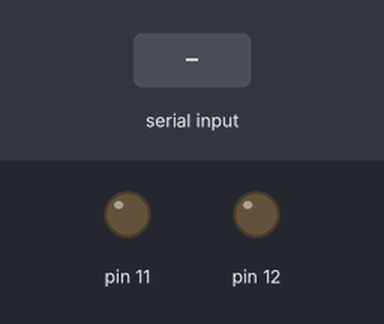
A sketch run on a simulated Arduino Uno, built with avr-gcc and run on an emulated ATmega328P. Shown: output pins drawn as LEDs (lit = HIGH). The inputs (shaded band) are chosen by the test bench.

Above: at 1.2 s.
1.3 s: "a" received over Serial
At 2.2 s:
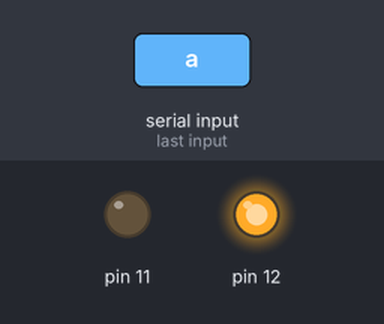
2.8 s: "b" received over Serial
At 3.3 s:
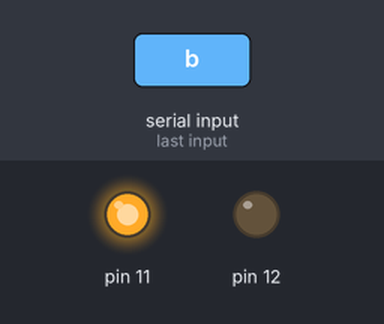
Timing chart, 0 to 5.8 s (numbered marks = the images above; inputs shaded):
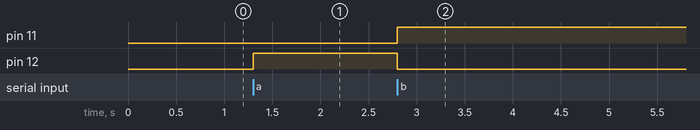

Measured:
- after the input at 1.3 s, pin 12: LOW → HIGH at once
- after the input at 2.8 s, pin 11: LOW → HIGH at once; pin 12: HIGH → LOW at once

The sketch:

Serial_Communication_With_Python.ino
```cpp
char data;
void setup() {
pinMode(12,OUTPUT);
pinMode(11,OUTPUT);

Serial.begin(9600);

}


void loop() {
if(Serial.available()>0)
{
data=Serial.read();

}
  if(data=='a'){
    digitalWrite(12,HIGH);
    digitalWrite(11, LOW);

  }
  else if(data=='b'){
    digitalWrite(11,HIGH);
    digitalWrite(12,LOW);


  }
}
```
